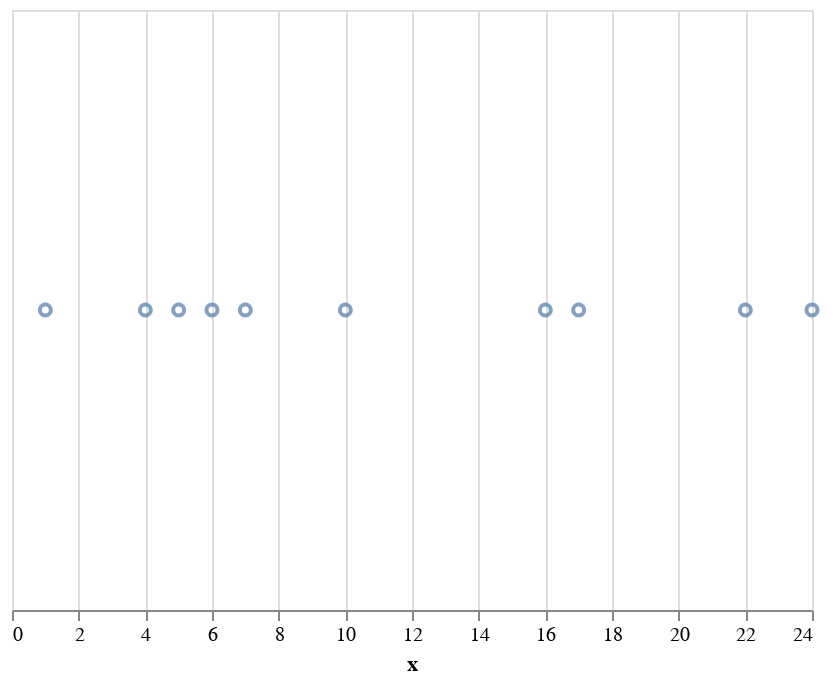

Here is the notebook cell this chart was saved with:
### Markdown cell above
This is not very interesting because we didn't set any encodings.

### Code cell
alt.Chart(df).mark_point().encode(x='x')

### Figure 1 — Vega-Lite specification as saved in the notebook (floating-point values rounded to 4 significant figures)
{"$schema": "https://vega.github.io/schema/vega-lite/v2.6.0.json", "config": {"view": {"height": 300, "width": 400}}, "data": {"name": "data-a7cf6c9a020a80fd301a3304b52f95ac"}, "datasets": {"data-a7cf6c9a020a80fd301a3304b52f95ac": [{"x": 10, "y": 13}, {"x": 5, "y": 17}, {"x": 16, "y": 15}, {"x": 4, "y": 14}, {"x": 24, "y": 9}, {"x": 17, "y": 22}, {"x": 1, "y": 0}, {"x": 6, "y": 21}, {"x": 22, "y": 0}, {"x": 7, "y": 4}]}, "encoding": {"x": {"field": "x", "type": "quantitative"}}, "mark": "point"}
